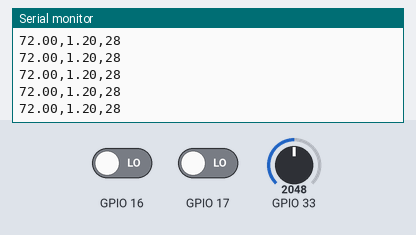
Simulated run of this sketch. Board: ESP32. On the bench: the last lines printed to the serial monitor. The test bench sets the inputs (shaded band); at power-on: GPIO 33 = 2048, GPIO 16 LOW, GPIO 17 LOW.

Above: at 4.2 s.
4.3 s: GPIO 33 set to 3157
At 5.4 s:
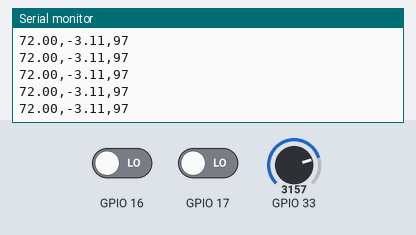
5.8 s: GPIO 33 set to 3271
At 6.8 s:
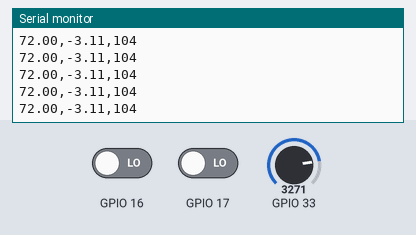
Timing chart, 0 to 8.8 s (numbered marks = the images above; inputs shaded):
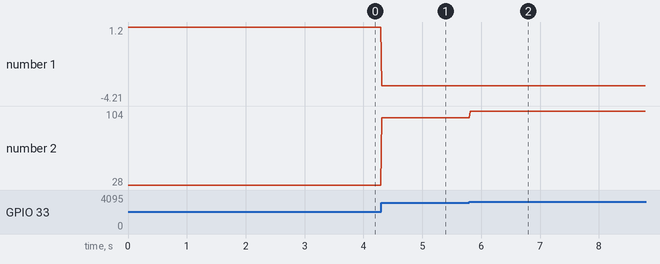

The sketch:

heart_rate_variability.ino
```cpp
/*
 * Program Penghitung Detak Jantung
 *
 * Koneksi Pin
 * ESP32 | AD8232
 * ---------------
 *  16   |  LO+
 *  17   |  LO-
 *  18   |  SDN
 *  33   | OUTPUT
 *  GND  |  GND
 *  3V3  |  VCC
 *
 * Variabel
 * count: jumlah puncak R selama 10 detik
 * onRPeak: mencegah duplikasi deteksi puncak R dalam satu detak jantung
 * hr: detak jantung (diinisialisasi pada 72)
 * hrv: variabilitas detak jantung
 * rPeakTime: waktu ketika terjadi puncak R
 * rrInterval: durasi antara puncak R kedua dengan puncak R pertama
 * hrDuration: durasi perhitungan detak jantung
 * value: nilai dari pin OUTPUT
 *
 * Referensi
 * D. Shah, “Understating ECG Sensors and How to Program one to Diagnose
 * Various Medical Conditions,” Jun. 01, 2021.
 * https://circuitdigest.com/microcontroller-projects/understanding-ecg-sensor-and-program-ad8232-ecg-sensor-with-arduino-to-diagnose-various-medical-conditions (accessed Nov. 04, 2021).
 */

long rPeakTime=0, hrDuration;
double hrv =0, hr = 72, rrInterval = 0;
int value = 0, count = 0;
bool onRPeak = 0;
#define threshold 50 // ambang batas nilai puncak R
#define timer_value 10000 // durasi perhitungan detak jantung selama 10 detik

void setup() {
  // memulai komunikasi serial
  Serial.begin(9600);
}

void loop() {
  // mendeteksi pemasangan elektroda
  if((digitalRead(16) == 1)||(digitalRead(17) == 1)){
    // mode standby
    digitalWrite(18, LOW);

    // menginisiasi nilai waktu
    rPeakTime = micros();
    hrDuration = millis();
  }
  else {
    // mode normal
    digitalWrite(18, HIGH);

    // pembacaan nilai pin OUTPUT
    value = analogRead(33);

    // skala penggambaran grafik
    value = map(value, 1600, 3200, 0, 100);

    // deteksi puncak R
    if((value > threshold) && (!onRPeak)) {
      count++;
      Serial.println("in");
      onRPeak = 1;
      rrInterval = micros() - rPeakTime;
      rPeakTime = micros();
    }
    else if((value < threshold)) {
      onRPeak = 0;
    }

    // perhitungan nilai detak jantung
    if ((millis() - hrDuration) > 10000) {
      hr = count*6;
      hrDuration = millis();
      count = 0;
    }

    // perhitungan variabilitas detak jantung
    hrv = hr/60 - rrInterval/1000000;

    // pelaporan nilai
    Serial.print(hr);
    Serial.print(",");
    Serial.print(hrv);
    Serial.print(",");
    Serial.println(value);

    // menunggu selama 1 ms untuk mencegah saturasi data
    delay(1);
  }
}
```

Measured:
- after the input at 4.3 s, the serial monitor: prints a new line at once (image 1)
- after the input at 5.8 s, the serial monitor: prints a new line at once (image 2)
- plotted number 1: 1.2 → -3.11 after the input at 4.3 s
- plotted number 2: 28 → 97 after the input at 4.3 s, 97 → 104 after the input at 5.8 s
